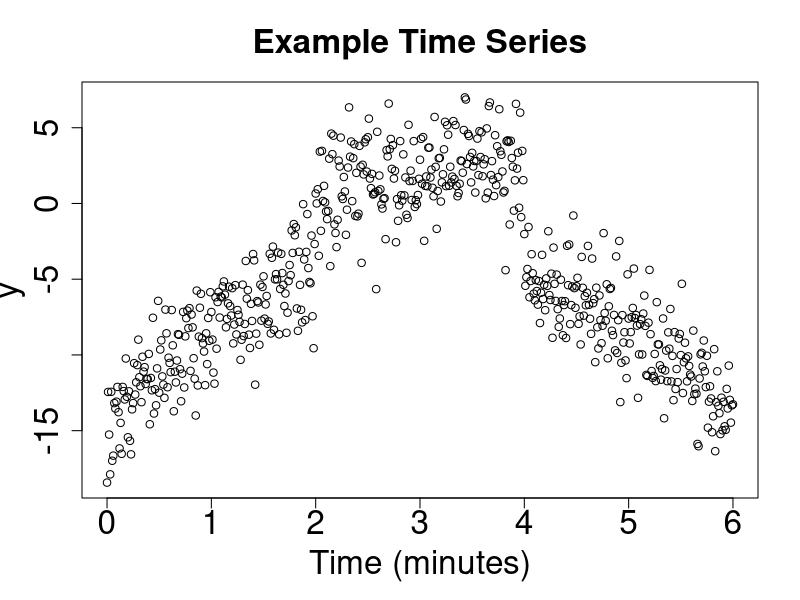
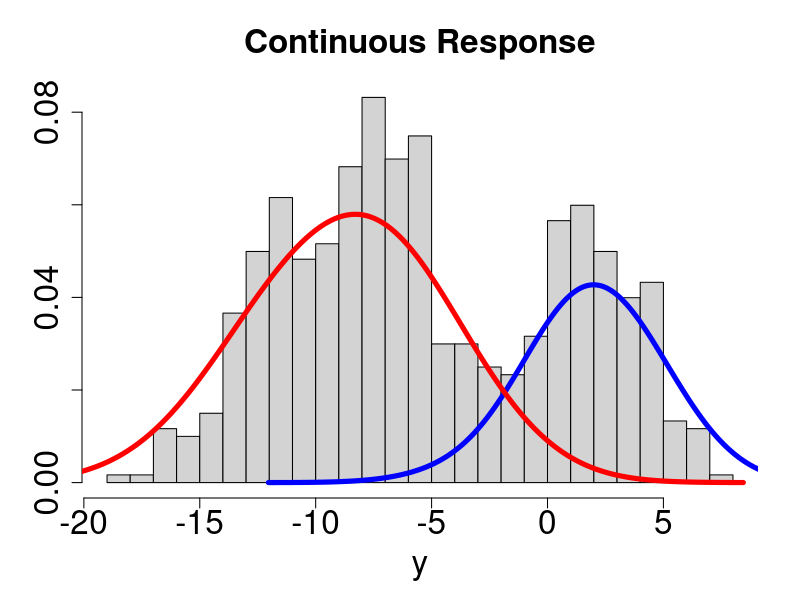
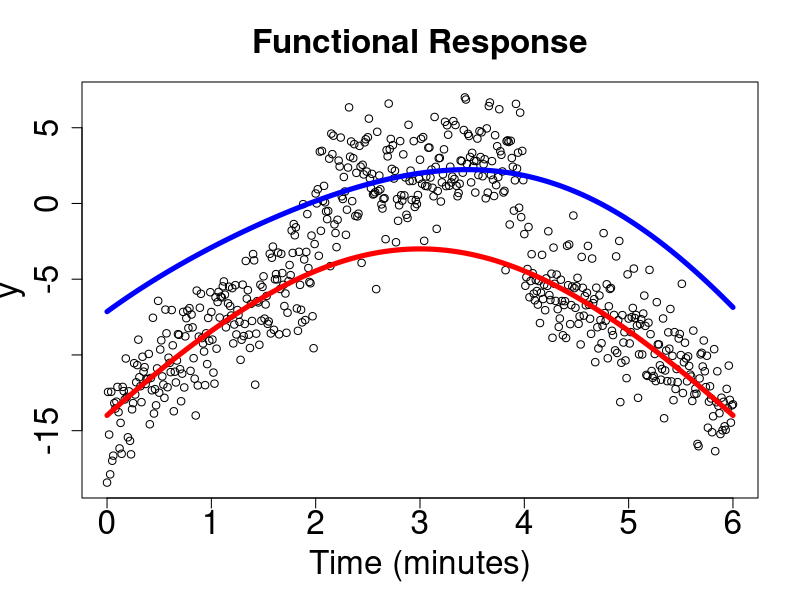

These charts were generated, in order, by the following R code:
# First simulate the time series according to some state sequence
set.seed(140)
x = seq(-3,3,by=0.01)

y_1 = -x^2 + sin(x) + 2 + rnorm(length(x),sd = 2)
y_2 = -x^2 + cos(x) - 4 + rnorm(length(x), sd = 2)
ylim = c(min(y_1, y_2), max(y_1, y_2))

y_final = c(y_2[1:200], y_1[201:400], y_2[401:length(x)])

# Time Series Plot
png("Plots/ex1_time_series.png", width = 1000, height = 600)
plot(x+3, y_final, xlab = 'Time (minutes)', ylab = "y", main = "Example Time Series",
     cex.lab=2, cex.axis=2, cex.main=2)
dev.off()
# HMM inference before FDA ----------------------------------------------------
png("Plots/ex1_hist.png", width = 700, height = 600)
hist(y_final, breaks = sqrt(length(x)), probability = T,
     xlab = "y", ylab = "", main = "Continuous Response",
     cex.lab=2, cex.axis=2, cex.main=2)

# Scaling things to plot onto the same histogram
d1 = density(y_final[201:400], adjust = 3)
scale1 = length(x) / length(201:400)
d1$y = d1$y / scale1

d2 = density(y_final[c(1:200, 401:length(x))], adjust = 3)
scale2 = length(x) / length(c(1:200, 401:length(x)))
d2$y = d2$y / scale2

lines(d1, col = 'blue', lwd = 5)
lines(d2, col = 'red', lwd=5)

dev.off()
# HMM inference with FDA ----------------------------------------------------
png("Plots/ex1_fda.png", width = 700, height = 600)
plot(x+3, y_final, xlab = 'Time (minutes)', ylab = "y", main = "Functional Response",
     cex.lab=2, cex.axis=2, cex.main=2)

lines(x+3, -x^2 + sin(x) + 2, col = 'blue', lwd = 5)
lines(x+3, -x^2 + cos(x) - 4, col = 'red', lwd = 5)

dev.off()